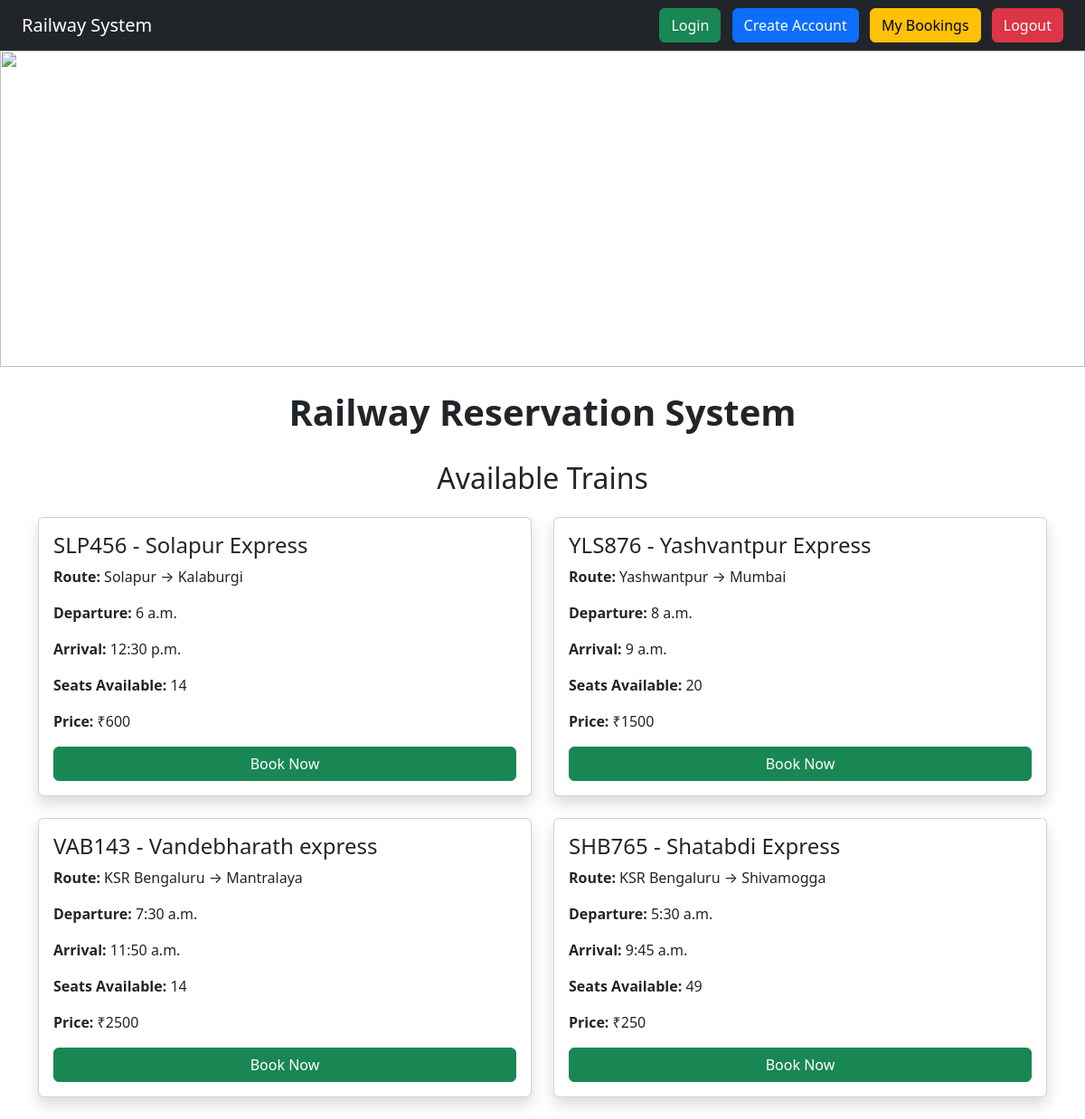
Page /dashboard/ (signed in) on the committed database.
### reservation/models.py (models this page shows, shortened)
class Train(models.Model):
    TRAIN_TYPES = (
        ('AC', 'AC'),
        ('Sleeper', 'Sleeper'),
        ('General', 'General'),
    )
    train_number = models.CharField(max_length=20,default="TEMP123")
    name = models.CharField(max_length=100)
    source = models.CharField(max_length=100)
    destination = models.CharField(max_length=100)
    departure_time = models.TimeField(default="00:00:00")
    arrival_time = models.TimeField(default="00:00:00")
    price = models.IntegerField(default=500)
    coach_type = models.CharField(
    max_length=20,
    choices=[
        ('AC', 'AC'),
        ('Sleeper', 'Sleeper'),
        ('General', 'General')
    ],
    default='AC'
)
    seats = models.IntegerField()

### reservation/views.py (the view)
# urls.py: path('dashboard/', views.dashboard, name="dashboard"),
@login_required
def dashboard(request):
    trains = Train.objects.all()
    return render(request, 'reservation/dashboard.html', {'trains': trains})

### reservation/templates/reservation/dashboard.html
{% extends 'reservation/base.html' %}
{% block content %}
<center><h2 class="mb-4">Available Trains</h2></center>
<div class="row">
    {% for train in trains %}
    <div class="col-md-6 mb-4">
        <div class="card shadow p-3 h-100">
            <h4>{{ train.train_number }} - {{ train.name }}</h4>
            <p><strong>Route:</strong> {{ train.source }} → {{ train.destination }}</p>
            <p><strong>Departure:</strong> {{ train.departure_time }}</p>
            <p><strong>Arrival:</strong> {{ train.arrival_time }}</p>
            <p><strong>Seats Available:</strong> {{ train.seats }}</p>
            <p><strong>Price:</strong> ₹{{ train.price }}</p>
            <a href="{% url 'book' train.id %}" class="btn btn-success">
                Book Now
            </a>
        </div>
    </div>
    {% endfor %}
</div>
{% endblock %}

### reservation/templates/reservation/base.html (shortened to what this page needs)
<!DOCTYPE html>
<html>
<head>
    <link href="https://cdn.jsdelivr.net/npm/bootstrap@5.3.2/dist/css/bootstrap.min.css" rel="stylesheet">
</head>
<body>
<nav class="navbar navbar-dark bg-dark px-4">
    <span class="navbar-brand text-white">Railway System</span>
    <div>
        <a href="{% url 'login' %}" class="btn btn-success me-2">Login</a>
        <a href="{% url 'register' %}" class="btn btn-primary me-2">Create Account</a>
        <a href="{% url 'mybookings' %}" class="btn btn-warning me-2">My Bookings</a>
        <a href="{% url 'logout' %}" class="btn btn-danger">Logout</a>
    </div>
</nav>
<img src="https://encrypted-tbn0.gstatic.com/images?q=tbn:ANd9GcTlwr42vVjEVzOvqOJGOZO0_RsZIQbbqwPUFA&s"
     class="train-img">
<div class="hero-title">
    Railway Reservation System
</div>
<div class="container mt-4">
    {% block content %}
    {% endblock %}
</div>
</body>
</html>

### reservation/templates/reservation/base.html (style rules this page uses)
.train-img { width: 100%; height: 350px; object-fit: cover; }
.hero-title { text-align: center; font-size: 40px; font-weight: bold; margin-top: 20px; }

### rows in the picture
Train: train_number "SLP456", name "Solapur Express", source "Solapur", destination "Kalaburgi", departure_time "6 a.m.", arrival_time "12:30 p.m.", seats "14", price "600"
Train: train_number "YLS876", name "Yashvantpur Express", source "Yashwantpur", destination "Mumbai", departure_time "8 a.m.", arrival_time "9 a.m.", seats "20", price "1500"
Train: train_number "VAB143", name "Vandebharath express", source "KSR Bengaluru", destination "Mantralaya", departure_time "7:30 a.m.", arrival_time "11:50 a.m.", seats "14", price "2500"
Train: train_number "SHB765", name "Shatabdi Express", source "KSR Bengaluru", destination "Shivamogga", departure_time "5:30 a.m.", arrival_time "9:45 a.m.", seats "49", price "250"
